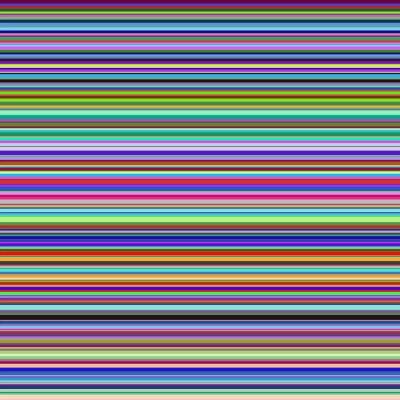
Frame 1 (no input)
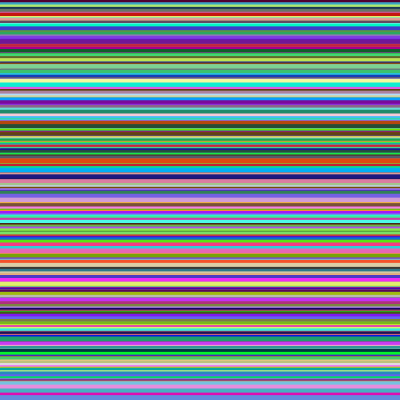
Frame 60 (the mouse pressed at the canvas centre just before this capture)
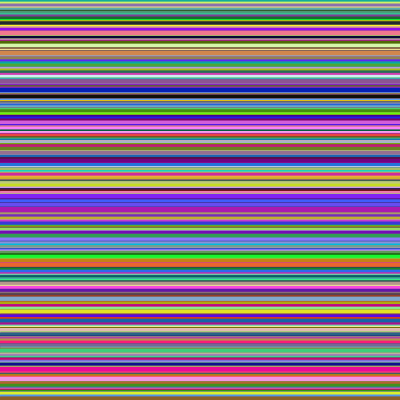
Frame 120 (the mouse held since frame 60 and released just before this capture)

The Processing sketch that drew these frames (run headless with seeded random() and noise(); from frame 60 on, the mouse is pressed at the canvas centre):

// Processing sketch: processing_91486
// ── processing_91486.pde

//HW 8a: For Loop
//(c) Sunny Li 2013

//****CAUTION: This may cause visual discomfort!***\\

int i;

void setup()
{
  background(255);
  size(400, 400);
}

void draw()
{
  forLoop();
}

void forLoop()
{
  
  for (int i = 0; i < height; i = i + 1)
  {
    strokeWeight(random(10));
    stroke(random(255), random(255), random(255));
    line(0, i, width, i);
  }
}
